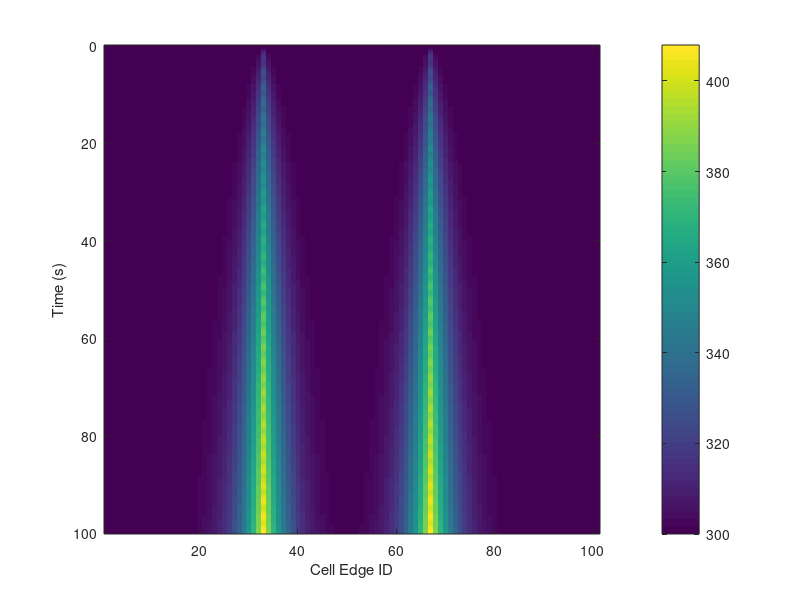

Write MATLAB code to recreate this figure. (Note: this script raises an error after producing the figure.)
%% ============== EnKF - Heat Conduction in a 1D Bar ==================  %%
% Created by Joseph N. Squeo [7/23/2019]
%
% Example taken from:
%[1]        S. Gillijns, O. B. Mendoza, J. Chandrasekar, B. L. R. de Moor,
% D. S. Bernstein, and A. Ridley, What is the ensemble Kalman filter and
% how well does it work?, 2006.
%
% ************************  READ ME  ****************************
% This code utilizes a finite difference method to obtain the temperatures
% at each cell edge of the 1D domain, which can be assimilated into the
% EnKF code as measurements
%% INITIALIZATION 
clear
close all
clc

%---------Material Properties (aluminum)---------%
kTherm = 80; %237;            %[W / m*K] thermal conductivity
Cp = 460; %921;               %[J / kg*K] specific heat @ constant pressure
rho = 7870; %2712;              %[kg / m^3] density
rhoCp = rho * Cp;
alpha = kTherm/rhoCp;    % thermal diffusivity [m^2 / s]

%---------Space---------%
N = 100;            % # cells (since points on cell walls, N+1 points)
cellEdges = 1:N+1;
L = 1;              % length of bar
dx = L/N;           % cell spacing
dx2 = dx*dx;

%---------Time---------%
tEnd = 100;
stabilityCriteria = 0.5*dx2/alpha;   %CFD stability criteria for purely transient diffusion problems
%dt = stabilityCriteria / 5;     
dt = 0.25;
t = 0:dt:tEnd;
tSteps = length(t);
%% =================  FINITE DIFFERENCE METHOD  ======================= %%
%---------Boundary & Initial Conditions, Matrix Initialization---------%
T = zeros(length(t),N+1);   % each row is new time step, each column is new cell edge
Ti = 300;
T(:,1) = Ti;        % boundary condition
T(:,end) = Ti;      % boundary condition
T(1,:) = Ti;        % Initial condition

B = zeros(N+1,1);    % souce input mapping to cells 0.33L and 0.67L
% B( 30:40,1 ) = dt/rhoCp ;
% B( 60:70,1 ) = dt/rhoCp ;
B( round(N*0.33),1 ) = dt/rhoCp ;
B( round(N*0.67),1 ) = dt/rhoCp ;
uk = zeros(1,length(t));   % tEnd+1 because t=0 stored in column 1, t=tEnd stored in column 1+tEnd

%---------Solve for T Using Runge-Kutta Time Integration---------%
q = 5e7;      % W/m^3
uk = q * abs(sin(t));
uk(end+1) = q * abs(sin(tEnd));

for k = 1:length(t)       % TIME LOOP  
    
    for i = 2:N     % SPACE LOOP (points are at cell walls, not center)
        
        qSource = B(i) * uk(k+1);
        
        T(k+1,i) = (dt/rhoCp) * ( (kTherm/dx2) * (T(k,i-1) - 2*T(k,i) ...
            + T(k,i+1)) ) + T(k,i) + qSource;
         
    end
    
end
T(end,:) = [];

% PLOT OF TEMPERATURE DISTRIBUTION VS TIME
figure();
imagesc(cellEdges,t,T);
xlabel('Cell Edge ID')
ylabel('Time (s)')
c = colorbar;
c.Label.String = 'Temperature (K)';
str = sprintf('1D Transient Heat Conduction in a Rod: q_{source}= %.0e*sin(t) W/m^3',q);
title(str);
%% =======================  OPENFOAM  ========================= %%
% fontsize = 17;
% nheader = 22;
% str1 = {};
% str1{end+1} = '~/OpenFOAM/jns14008-5.x/1D_heatConductionEnKF';
% cd(str1{1});
% T = zeros(N,tEnd+1);    % rows are each second of time, columns are cell centers
% T(:,1) = 300;       % initialize temperture [K] at t=0, 0 <= x <= L 
% for time = 1:tEnd
%     str2 = sprintf('%g',time);
%     cd(str2);
%     fid = fopen('T');
%     temp = textscan(fid,'%f', 'headerlines',nheader);
%     fclose(fid);
%     T(:,time+1) = temp{1};
%     cd ../;
% end
% 
% % PLOT OF TEMPERATURE DISTRIBUTION VS TIME
% figure();
% imagesc(T');
% xlabel('Cell Number')
% ylabel('Time (s)')
% c = colorbar;
% c.Label.String = 'Temperature (K)';
% str3 = sprintf('1D Transient Heat Conduction in a Rod: q_{source}= 5e+07 * sin(t) W/m^3');
% title(str3);
%% ==========================  EnKF  =============================== %%
%     Heat conduction in a 1D aluminum rod using the EnKF implementation.    
%     Measurements are available every 10 cells along the 100 cell discretized  
%     rod. The heat source is q = 5000*abs(sin(t)) kW/m^3. T(0,t) = T(L,t)
%     = T(x,0) = 300 K
clc

    %N = 100;                % number of cells
    coeff = dt*alpha/dx2;
    A = zeros(N+1);         % Note the mesh is discretized at the cell edges, not cell centers
    A(1,1) = 1;           % mapping so that T(0,t) = 300K
    A(end,end) = 1;       % mapping so that T(L,t) = 300K
    
    for i = 2:N
        
        % Set up the tridiagonal model operator matrix
        A(i,i-1) = coeff;
        A(i,i) = 1 - (2 * coeff);
        A(i,i+1) = coeff;
    
    end
   
    x_ini = 300 * ones(N+1,1);             % initial model condition T(x,0) = 300K
    sigma = 5;                             % sample error used to generate initial ensemble from x_ini
    w = 2;                               % std dev of model noise
    v = 5;                                 % std dev of measurement noise
    q = 500;                                % # ensemble members (simulation output)
    C = eye(N+1);
    y_meas = nan * ones(N+1,tSteps);   % measurements --> each row = new state, each column = new measurement in time (use nan if no measurement available)
    for cell = 0.1:0.1:0.9
        y_meas(round(N*cell),:) = T(:,round(N*cell));
    end
    %y_meas(:,1) = [];
    [row,col] = size(y_meas);
    tPlot = 10;                         % time (s) for the plot
    
    tic
    [x_EnKF, x_tr,MSE] = ensemblekfilter(A,C,x_ini,w,v,q,y_meas,tSteps,B,uk,sigma,tPlot,dt); 
    toc

   
%% PLOTTING MSE
% For accurate MSE plots, remove random noise from the true state x_tr in
% ensemblekfilter.m

% kArray = 1:k;
% i = 1;
% 
%     for q = [10 20 100]
%         [x_EnKF, x_tr,MSE] = ensemblekfilter(A,C,x_ini,w,v,q,y_meas,tEnd,B,uk,sigma,kplot); 
%         MSE_max(:,i) = max( MSE, [], 2 );  % finds max value across each row to get max MSE value for each time iteration
%         i = i+1;
%     end
%     
% figure;
% box on;
% semilogy(kArray,MSE_max(:,1),':');
% hold on;
% semilogy(kArray,MSE_max(:,2),'-');
% semilogy(kArray,MSE_max(:,3));
% % loglog(kArray,MSE_max(:,4));
% % loglog(kArray,MSE_max(:,5));
% title('EnKF Mean Squared Error vs Ensemble Size');
% ylabel('mean squared error');
% xlabel('time index - k');
% legend('q = 10','q = 20', 'q = 100');
% hold off;

